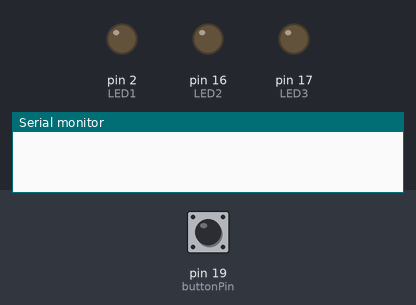
Recording of a sketch running on a simulated Arduino Uno, built with avr-gcc and run on an emulated ATmega328P. Shown: output pins drawn as LEDs (lit = HIGH), the last lines printed to the serial monitor. Inputs (shaded band) come from the test bench; at power-on: pin 19 (buttonPin) HIGH.

Above: at 1.2 s.
1.3 s: pin 19 (buttonPin) pulled LOW for 0.15 s
At 2.5 s:
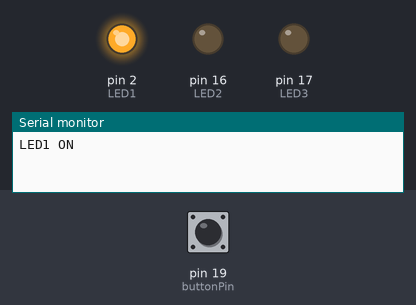
2.9 s: pin 19 (buttonPin) pulled LOW for 1 s
At 3.8 s:
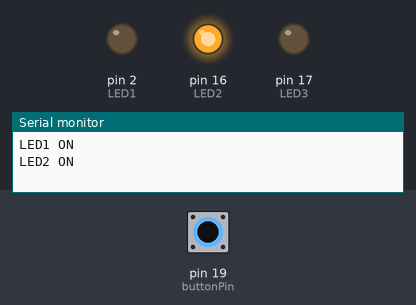
5.4 s: pin 19 (buttonPin) pulled LOW for 0.15 s
At 5.8 s:
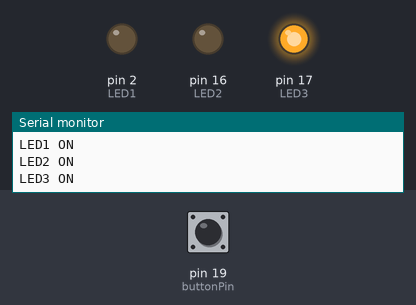
7.0 s: pin 19 (buttonPin) pulled LOW for 3.2 s
At 8.2 s:
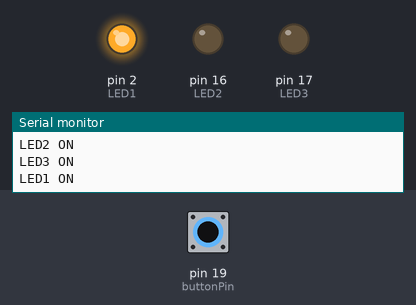
Timing chart, 0 to 10.0 s (numbered marks = the images above; inputs shaded):
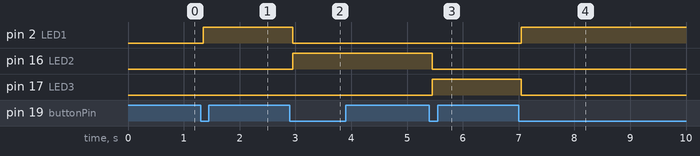

Measured:
- after the input at 1.3 s, pin 2 (LED1): LOW → HIGH after 0.05 s
- after the input at 2.9 s, pin 2 (LED1): HIGH → LOW after 0.05 s; pin 16 (LED2): LOW → HIGH after 0.05 s
- after the input at 5.4 s, pin 16 (LED2): HIGH → LOW after 0.05 s; pin 17 (LED3): LOW → HIGH after 0.05 s
- after the input at 7.0 s, pin 2 (LED1): LOW → HIGH after 0.05 s; pin 17 (LED3): HIGH → LOW after 0.05 s

The sketch:

buttonled2.ino
```cpp
const int buttonPin = 19;  // Chân GPIO 19 cho nút nhấn
const int LED1 = 2;  // Chân GPIO cho LED1
const int LED2 = 16; // Chân GPIO cho LED2
const int LED3 = 17; // Chân GPIO cho LED3

int currentLed = 1;           // LED hiện tại (bắt đầu từ LED1)
int buttonState = 0;          // Trạng thái nút nhấn hiện tại
int lastButtonState = HIGH;   // Trạng thái nút nhấn trước đó
unsigned long lastDebounceTime = 0;  // Thời gian debounce lần cuối
unsigned long debounceDelay = 50;    // Độ trễ debounce (50ms)

void setup() {
  // Thiết lập chân nút nhấn
  pinMode(buttonPin, INPUT_PULLUP);  // Sử dụng chế độ PULLUP cho nút nhấn

  // Thiết lập các chân LED là OUTPUT
  pinMode(LED1, OUTPUT);
  pinMode(LED2, OUTPUT);
  pinMode(LED3, OUTPUT);

  // Tắt tất cả các LED ban đầu
  digitalWrite(LED1, LOW);
  digitalWrite(LED2, LOW);
  digitalWrite(LED3, LOW);

  Serial.begin(115200);
}

void loop() {
  int reading = digitalRead(buttonPin);  // Đọc trạng thái nút nhấn

  // Kiểm tra nếu trạng thái nút nhấn thay đổi
  if (reading != lastButtonState) {
    lastDebounceTime = millis();  // Ghi lại thời gian thay đổi trạng thái
  }

  // Kiểm tra nếu vượt qua thời gian debounce (50ms)
  if ((millis() - lastDebounceTime) > debounceDelay) {
    // Nếu trạng thái nút nhấn thay đổi
    if (reading != buttonState) {
      buttonState = reading;

      // Khi nút nhấn được bấm (LOW với PULLUP)
      if (buttonState == LOW) {
        // Tắt tất cả LED trước đó
        digitalWrite(LED1, LOW);
        digitalWrite(LED2, LOW);
        digitalWrite(LED3, LOW);

        // Bật LED hiện tại dựa trên giá trị của `currentLed`
        if (currentLed == 1) {
          digitalWrite(LED1, HIGH);
          Serial.println("LED1 ON");
        } else if (currentLed == 2) {
          digitalWrite(LED2, HIGH);
          Serial.println("LED2 ON");
        } else if (currentLed == 3) {
          digitalWrite(LED3, HIGH);
          Serial.println("LED3 ON");
        }

        // Cập nhật để chuyển sang LED tiếp theo
        currentLed = (currentLed % 3) + 1;  // Chuyển sang LED tiếp theo (1 → 2 → 3 → 1)
      }
    }
  }

  // Ghi lại trạng thái của nút nhấn cho vòng lặp sau
  lastButtonState = reading;
}
```
